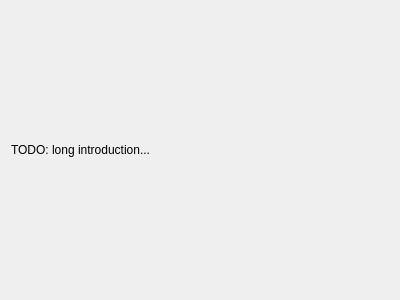
<?xml version="1.0" encoding="UTF-8"?>
<ui version="4.0">
 <class>IntroPage</class>
 <widget class="QWizardPage" name="IntroPage">
  <property name="geometry">
   <rect>
    <x>0</x>
    <y>0</y>
    <width>400</width>
    <height>300</height>
   </rect>
  </property>
  <property name="windowTitle">
   <string>WizardPage</string>
  </property>
  <property name="title">
   <string>Introduction</string>
  </property>
  <property name="subTitle">
   <string>TODO...</string>
  </property>
  <layout class="QVBoxLayout" name="verticalLayout">
   <item>
    <widget class="QLabel" name="label">
     <property name="text">
      <string>TODO: long introduction...</string>
     </property>
    </widget>
   </item>
  </layout>
 </widget>
 <resources/>
 <connections/>
</ui>
